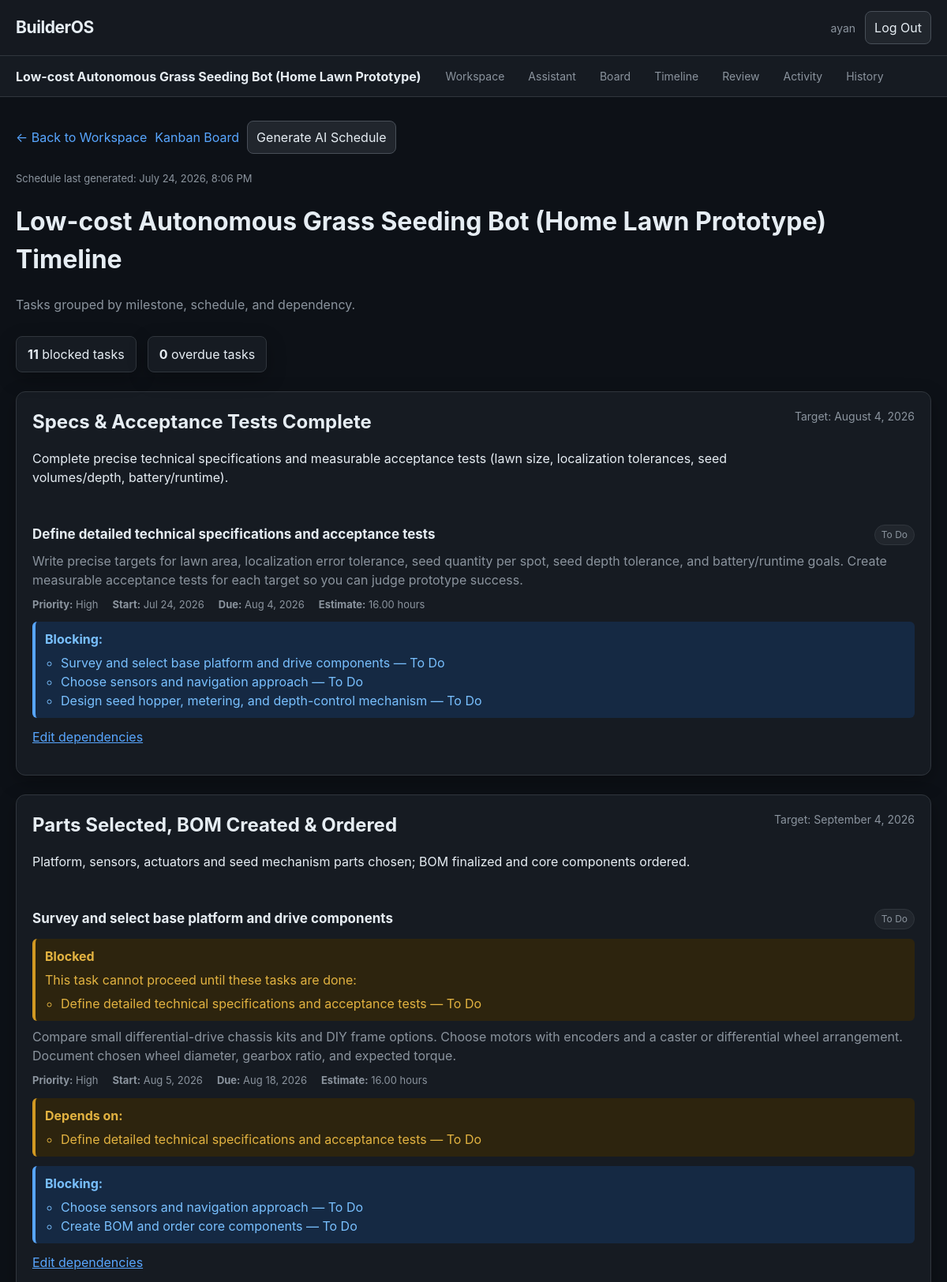
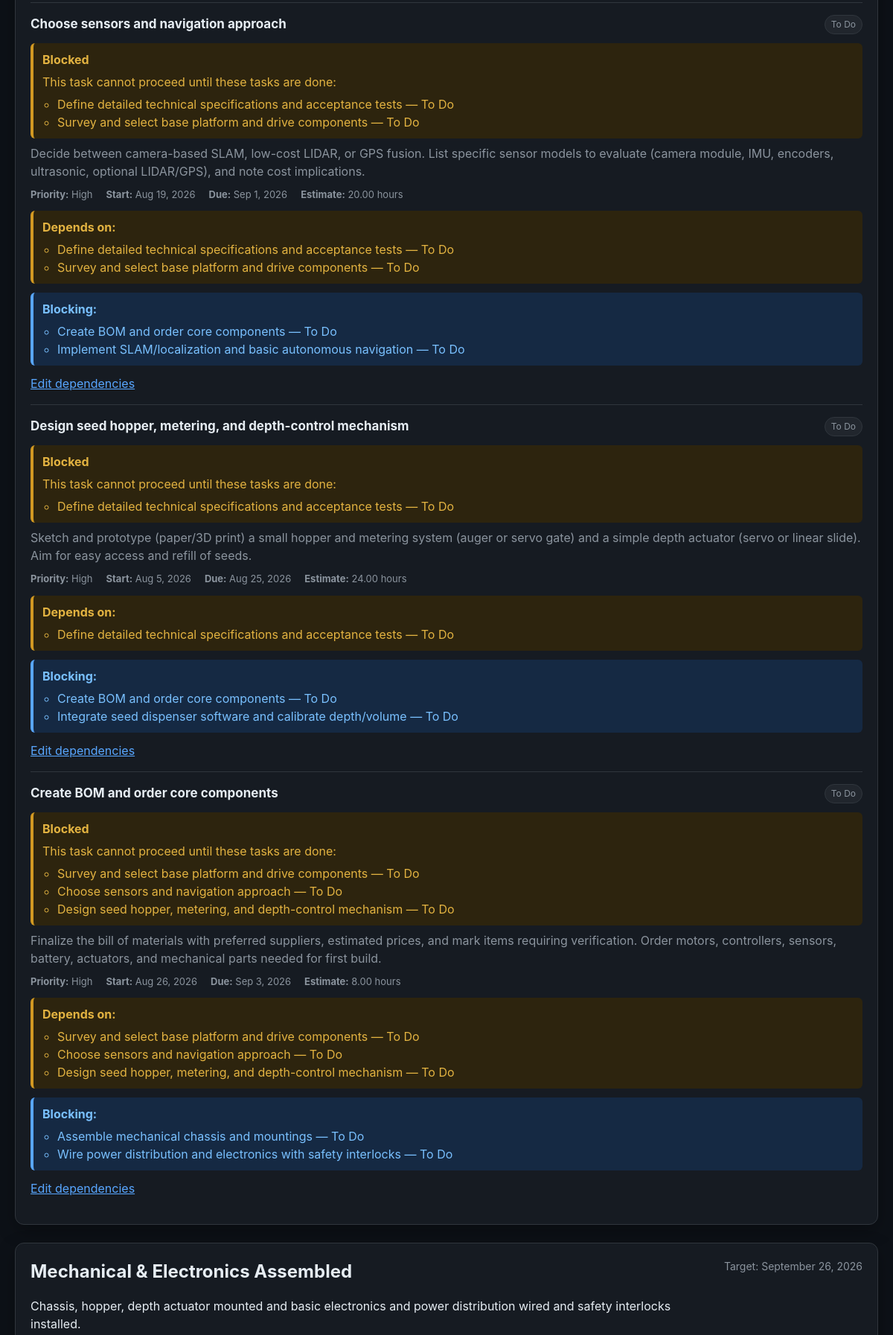
Page /projects/22/timeline/ (signed in, upper part) on the committed database (2 pictures, top to bottom).
### projects/models.py (models this page shows, shortened)
class Project(models.Model):
    class Status(models.TextChoices):
        DRAFT = "draft", "Draft"
        GENERATING = "generating", "Generating"
        ACTIVE = "active", "Active"
        ARCHIVED = "archived", "Archived"
    owner = models.ForeignKey(
        settings.AUTH_USER_MODEL,
        on_delete=models.CASCADE,
        related_name="projects",
    )
    name = models.CharField(max_length=150, blank=True)
    original_idea = models.TextField(blank=True)
    project_type = models.CharField(max_length=50, blank=True)
    status = models.CharField(
        max_length=20,
        choices=Status.choices,
        default=Status.DRAFT,
    )
    schedule_needs_refresh = models.BooleanField(
        default=False,
    )
    schedule_refresh_reason = models.TextField(
        blank=True,
    )
    schedule_last_generated_at = models.DateTimeField(
        null=True,
        blank=True,
    )
    created_at = models.DateTimeField(auto_now_add=True)
    updated_at = models.DateTimeField(auto_now=True)

class ProjectMilestone(models.Model):
    project = models.ForeignKey(
        Project,
        on_delete=models.CASCADE,
        related_name="milestones",
    )
    name = models.CharField(
        max_length=200,
    )
    description = models.TextField(
        blank=True,
    )
    target_date = models.DateField(
        null=True,
        blank=True,
    )
    completed = models.BooleanField(
        default=False,
    )
    order = models.PositiveIntegerField(
        default=0,
    )
    created_at = models.DateTimeField(
        auto_now_add=True,
    )
    updated_at = models.DateTimeField(
        auto_now=True,
    )
    class Meta:
        ordering = [
            "order",
            "target_date",
            "created_at",
        ]

class Task(models.Model):
    class Priority(models.IntegerChoices):
        LOW = 1, "Low"
        MEDIUM = 2, "Medium"
        HIGH = 3, "High"
    class Status(models.TextChoices):
        TODO = "todo", "To Do"
        IN_PROGRESS = "in_progress", "In Progress"
        REVIEW = "review", "Review"
        DONE = "done", "Done"
    project = models.ForeignKey(
        Project,
        on_delete=models.CASCADE,
        related_name="tasks",
    )
    milestone = models.ForeignKey(
        "ProjectMilestone",
        on_delete=models.SET_NULL,
        null=True,
        blank=True,
        related_name="tasks",
    )
    title = models.CharField(
        max_length=200,
    )
    description = models.TextField(
        blank=True,
    )
    completed = models.BooleanField(
        default=False,
    )
    priority = models.IntegerField(
        choices=Priority.choices,
        default=Priority.MEDIUM,
    )
    status = models.CharField(
        max_length=20,
        choices=Status.choices,
        default=Status.TODO,
    )
    start_date = models.DateField(
        null=True,
        blank=True,
    )
    due_date = models.DateField(
        null=True,
        blank=True,
    )
    estimated_hours = models.DecimalField(
        max_digits=7,
        decimal_places=2,
        null=True,
        blank=True,
    )
    dependencies = models.ManyToManyField(
        "self",
        symmetrical=False,
        blank=True,
        related_name="dependents",
    )
    order = models.PositiveIntegerField(
        default=0,
    )
    created_at = models.DateTimeField(
        auto_now_add=True,
    )
    updated_at = models.DateTimeField(
        auto_now=True,
    )
    class Meta:
        ordering = [
            "order",
            "-priority",
            "created_at",
        ]
    @property
    def incomplete_dependencies(self):
        return self.dependencies.exclude(
            status=self.Status.DONE,
        )
    @property
    def is_blocked(self):
        return self.incomplete_dependencies.exists()
    @property
    def is_overdue(self):
        if self.due_date is None:
            return False
        if self.status == self.Status.DONE:
            return False
        return self.due_date < timezone.localdate()

### projects/views.py (the view)
# urls.py: path("<int:project_pk>/timeline/",views.project_timeline,name="project_timeline",),
@login_required
def project_timeline(
    request,
    project_pk,
):
    project = get_object_or_404(
        Project,
        pk=project_pk,
        owner=request.user,
    )
    milestones = (
        project.milestones
        .prefetch_related(
            "tasks",
            "tasks__dependencies",
            "tasks__dependents",
        )
        .order_by(
            "order",
            "target_date",
            "created_at",
        )
    )
    unscheduled_tasks = (
        project.tasks
        .filter(
            milestone__isnull=True
        )
        .prefetch_related(
            "dependencies",
            "dependents",
        )
        .order_by(
            "start_date",
            "due_date",
            "order",
        )
    )
    all_tasks = list(
        project.tasks
        .prefetch_related(
            "dependencies",
            "dependents",
        )
    )
    blocked_tasks = [
        task
        for task in all_tasks
        if task.is_blocked
    ]
    overdue_tasks = [
        task
        for task in all_tasks
        if task.is_overdue
    ]
    schedule_message = (
        request.session.pop(
            "schedule_message",
            None,
        )
    )
    schedule_message_type = (
        request.session.pop(
            "schedule_message_type",
            None,
        )
    )
    return render(
        request,
        "projects/project_timeline.html",
        {
            "project": project,
            "milestones": milestones,
            "unscheduled_tasks": (
                unscheduled_tasks
            ),
            "blocked_tasks": blocked_tasks,
            "overdue_tasks": overdue_tasks,
            "schedule_message": (
                schedule_message
            ),
            "schedule_message_type": (
                schedule_message_type
            ),
        },
    )

### projects/templates/projects/project_timeline.html (shortened to what this page needs)
{% extends "projects/base.html" %}
{% block content %}
<div class="toolbar">
    <a href="{% url 'workspace' project.pk %}">
        ← Back to Workspace
    </a>
    <a href="{% url 'project_board' project.pk %}">
        Kanban Board
    </a>
    <form
        method="POST"
        action="{% url 'generate_project_schedule' project.pk %}"
        class="loading-form"
    >
        <button
            type="submit"
            data-loading-text="Generating Schedule..."
            onclick="return confirm(
                'Generate a new AI schedule for this project?'
            )"
        >
            Generate AI Schedule
        </button>
    </form>
</div>
{% if project.schedule_last_generated_at %}
    <p class="schedule-generated-time">
        Schedule last generated:
        {{ project.schedule_last_generated_at|date:"F j, Y, g:i A" }}
    </p>
{% endif %}
<h1 class="page-heading">
    {{ project.name }} Timeline
</h1>
<p class="timeline-summary">
    Tasks grouped by milestone, schedule, and dependency.
</p>
<div class="timeline-metrics">
    <div>
        <strong>{{ blocked_tasks|length }}</strong>
        blocked tasks
    </div>
    <div>
        <strong>{{ overdue_tasks|length }}</strong>
        overdue tasks
    </div>
</div>
{% for milestone in milestones %}
    <section class="milestone">
        <div class="milestone-header">
            <div>
                <h2>{{ milestone.name }}</h2>
                {% if milestone.description %}
                    <p>{{ milestone.description }}</p>
                {% endif %}
            </div>
            <div class="milestone-date">
                {% if milestone.target_date %}
                    Target:
                    {{ milestone.target_date|date:"F j, Y" }}
                {% else %}
                    No target date
                {% endif %}
            </div>
        </div>
        <ul class="task-list">
            {% for task in milestone.tasks.all %}
                <li class="task-card">
                    <div class="task-heading">
                        <h3>{{ task.title }}</h3>
                        <span class="status">
                            {{ task.get_status_display }}
                        </span>
                    </div>
                    {% if task.is_blocked %}
                        <div class="blocked-warning">
                            <strong>Blocked</strong>
                            <p>
                                This task cannot proceed until these
                                tasks are done:
                            </p>
                            <ul>
                                {% for dependency in task.incomplete_dependencies %}
                                    <li>
                                        {{ dependency.title }}
                                        —
                                        {{ dependency.get_status_display }}
                                    </li>
                                {% endfor %}
                            </ul>
                        </div>
                    {% endif %}
                    {% if task.description %}
                        <p class="task-description">
                            {{ task.description }}
                        </p>
                    {% endif %}
                    <div class="task-details">
                        <span>
                            <strong>Priority:</strong>
                            {{ task.get_priority_display }}
                        </span>
                        <span>
                            <strong>Start:</strong>
                            {% if task.start_date %}
                                {{ task.start_date|date:"M j, Y" }}
                            {% else %}
                                Not scheduled
                            {% endif %}
                        </span>
                        <span>
                            <strong>Due:</strong>
                            {% if task.due_date %}
                                {{ task.due_date|date:"M j, Y" }}
                            {% else %}
                                Not scheduled
                            {% endif %}
                        </span>
                        <span>
                            <strong>Estimate:</strong>
                            {% if task.estimated_hours != None %}
                                {{ task.estimated_hours }} hours
                            {% else %}
                                Not estimated
                            {% endif %}
                        </span>
                    </div>
                    {% if task.dependencies.exists %}
                        <div class="dependencies">
                            <strong>Depends on:</strong>
                            <ul>
                                {% for dependency in task.dependencies.all %}
                                    <li>
                                        {{ dependency.title }}
                                        —
                                        {{ dependency.get_status_display }}
                                    </li>
                                {% endfor %}
                            </ul>
                        </div>
                    {% endif %}
                    {% if task.dependents.exists %}
                        <div class="blocking-info">
                            <strong>Blocking:</strong>
                            <ul>
                                {% for dependent in task.dependents.all %}
                                    <li>
                                        {{ dependent.title }}
                                        —
                                        {{ dependent.get_status_display }}
                                    </li>
                                {% endfor %}
                            </ul>
                        </div>
                    {% endif %}
                    <div class="task-actions">
                        <a href="{% url 'edit_task_dependencies' project.pk task.pk %}">
                            Edit dependencies
                        </a>
                    </div>
                </li>
            {% empty %}
                <li class="empty">
                    No tasks are assigned to this milestone.
                </li>
            {% endfor %}
        </ul>
    </section>
{% empty %}
    <p class="empty">
        No milestones have been created yet.
    </p>
{% endfor %}
{% endblock %}

### projects/templates/projects/base.html (shortened to what this page needs)
<!DOCTYPE html>
<html lang="en">
<head>
</head>
<body>
<header class="site-header">
    <div class="site-header-inner">
        <a
            href="{% url 'project_list' %}"
            class="brand"
        >
            BuilderOS
        </a>
        {% if request.user.is_authenticated %}
            <div class="account-area">
                <span class="username">
                    {{ request.user.username }}
                </span>
                <form
                    method="POST"
                    action="{% url 'logout' %}"
                    class="logout-form"
                >
                    <button
                        type="submit"
                        class="logout-button"
                    >
                        Log Out
                    </button>
                </form>
            </div>
        {% endif %}
    </div>
</header>
{% if project %}
    <nav class="project-navigation">
        <div class="project-navigation-inner">
            <span class="project-name">
                {{ project.name|default:"Untitled Project" }}
            </span>
            <a href="{% url 'workspace' project.pk %}">
                Workspace
            </a>
            <a href="{% url 'workspace_assistant' project.pk %}">
                Assistant
            </a>
            <a href="{% url 'project_board' project.pk %}">
                Board
            </a>
            <a href="{% url 'project_timeline' project.pk %}">
                Timeline
            </a>
            <a href="{% url 'project_review' project.pk %}">
                Review
            </a>
            <a href="{% url 'project_activity' project.pk %}">
                Activity
            </a>
            <a href="{% url 'project_change_history' project.pk %}">
                History
            </a>
        </div>
    </nav>
{% endif %}
<main class="page-container">
    {% block content %}
    {% endblock %}
</main>
</body>
</html>

### rows in the picture
Project: name "Low-cost Autonomous Grass Seeding Bot (Home Lawn Prototype)", schedule_last_generated_at "July 24, 2026, 8:06 PM"
ProjectMilestone: name "Specs & Acceptance Tests Complete", description "Complete precise technical specifications and measurable acceptance tests (lawn size, localization tolerances, seed volumes/depth, battery/runtime).", target_date "August 4, 2026"
Task: title "Define detailed technical specifications and acceptance tests", status "To Do", description "Write precise targets for lawn area, localization error tolerance, seed quantity per spot, seed depth tolerance, and battery/runtime goals. Create measurable acceptance tests for each target so you can judge prototype success.", priority "High", start_date "Jul 24, 2026", due_date "Aug 4, 2026", estimated_hours "16.00"
Task: title "Survey and select base platform and drive components", status "To Do", description "Compare small differential-drive chassis kits and DIY frame options. Choose motors with encoders and a caster or differential wheel arrangement. Document chosen wheel diameter, gearbox ratio, and expected torque.", priority "High", start_date "Aug 5, 2026", due_date "Aug 18, 2026", estimated_hours "16.00"
Task: title "Choose sensors and navigation approach", status "To Do", description "Decide between camera-based SLAM, low-cost LIDAR, or GPS fusion. List specific sensor models to evaluate (camera module, IMU, encoders, ultrasonic, optional LIDAR/GPS), and note cost implications.", priority "High", start_date "Aug 19, 2026", due_date "Sep 1, 2026", estimated_hours "20.00"
Task: title "Design seed hopper, metering, and depth-control mechanism", status "To Do", description "Sketch and prototype (paper/3D print) a small hopper and metering system (auger or servo gate) and a simple depth actuator (servo or linear slide). Aim for easy access and refill of seeds.", priority "High", start_date "Aug 5, 2026", due_date "Aug 25, 2026", estimated_hours "24.00"
ProjectMilestone: name "Parts Selected, BOM Created & Ordered", description "Platform, sensors, actuators and seed mechanism parts chosen; BOM finalized and core components ordered.", target_date "September 4, 2026"
Task: title "Create BOM and order core components", status "To Do", description "Finalize the bill of materials with preferred suppliers, estimated prices, and mark items requiring verification. Order motors, controllers, sensors, battery, actuators, and mechanical parts needed for first build.", priority "High", start_date "Aug 26, 2026", due_date "Sep 3, 2026", estimated_hours "8.00"
Task: title "Implement SLAM/localization and basic autonomous navigation", status "To Do"
Task: title "Integrate seed dispenser software and calibrate depth/volume", status "To Do"
Task: title "Assemble mechanical chassis and mountings", status "To Do"
Task: title "Wire power distribution and electronics with safety interlocks", status "To Do"
ProjectMilestone: name "Mechanical & Electronics Assembled", description "Chassis, hopper, depth actuator mounted and basic electronics and power distribution wired and safety interlocks installed.", target_date "September 26, 2026"

### other values in the picture
{{ request.user.username }} "ayan"
{{ blocked_tasks|length }} "11"
{{ overdue_tasks|length }} "0"
